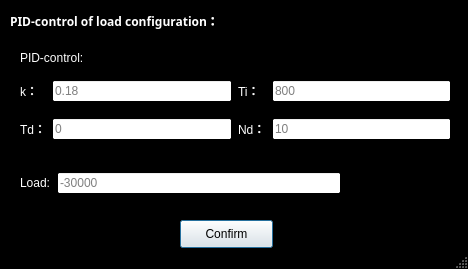
<?xml version="1.0" encoding="UTF-8"?>
<ui version="4.0">
 <class>Dialog</class>
 <widget class="QDialog" name="Dialog">
  <property name="geometry">
   <rect>
    <x>0</x>
    <y>0</y>
    <width>468</width>
    <height>269</height>
   </rect>
  </property>
  <property name="minimumSize">
   <size>
    <width>468</width>
    <height>269</height>
   </size>
  </property>
  <property name="maximumSize">
   <size>
    <width>468</width>
    <height>269</height>
   </size>
  </property>
  <property name="palette">
   <palette>
    <active>
     <colorrole role="Base">
      <brush brushstyle="SolidPattern">
       <color alpha="255">
        <red>255</red>
        <green>255</green>
        <blue>255</blue>
       </color>
      </brush>
     </colorrole>
     <colorrole role="Window">
      <brush brushstyle="SolidPattern">
       <color alpha="255">
        <red>0</red>
        <green>0</green>
        <blue>0</blue>
       </color>
      </brush>
     </colorrole>
    </active>
    <inactive>
     <colorrole role="Base">
      <brush brushstyle="SolidPattern">
       <color alpha="255">
        <red>255</red>
        <green>255</green>
        <blue>255</blue>
       </color>
      </brush>
     </colorrole>
     <colorrole role="Window">
      <brush brushstyle="SolidPattern">
       <color alpha="255">
        <red>0</red>
        <green>0</green>
        <blue>0</blue>
       </color>
      </brush>
     </colorrole>
    </inactive>
    <disabled>
     <colorrole role="Base">
      <brush brushstyle="SolidPattern">
       <color alpha="255">
        <red>0</red>
        <green>0</green>
        <blue>0</blue>
       </color>
      </brush>
     </colorrole>
     <colorrole role="Window">
      <brush brushstyle="SolidPattern">
       <color alpha="255">
        <red>0</red>
        <green>0</green>
        <blue>0</blue>
       </color>
      </brush>
     </colorrole>
    </disabled>
   </palette>
  </property>
  <property name="windowTitle">
   <string>PID Control of Load</string>
  </property>
  <property name="sizeGripEnabled">
   <bool>true</bool>
  </property>
  <widget class="QLabel" name="label_3">
   <property name="geometry">
    <rect>
     <x>10</x>
     <y>10</y>
     <width>341</width>
     <height>21</height>
    </rect>
   </property>
   <property name="palette">
    <palette>
     <active>
      <colorrole role="WindowText">
       <brush brushstyle="SolidPattern">
        <color alpha="255">
         <red>255</red>
         <green>255</green>
         <blue>255</blue>
        </color>
       </brush>
      </colorrole>
     </active>
     <inactive>
      <colorrole role="WindowText">
       <brush brushstyle="SolidPattern">
        <color alpha="255">
         <red>255</red>
         <green>255</green>
         <blue>255</blue>
        </color>
       </brush>
      </colorrole>
     </inactive>
     <disabled>
      <colorrole role="WindowText">
       <brush brushstyle="SolidPattern">
        <color alpha="255">
         <red>120</red>
         <green>120</green>
         <blue>120</blue>
        </color>
       </brush>
      </colorrole>
     </disabled>
    </palette>
   </property>
   <property name="font">
    <font>
     <family>Arial Black</family>
     <weight>75</weight>
     <bold>true</bold>
    </font>
   </property>
   <property name="text">
    <string>PID-control of load configuration：</string>
   </property>
  </widget>
  <widget class="QPushButton" name="pushButton_confirm">
   <property name="geometry">
    <rect>
     <x>180</x>
     <y>220</y>
     <width>93</width>
     <height>28</height>
    </rect>
   </property>
   <property name="text">
    <string>Confirm</string>
   </property>
  </widget>
  <widget class="QLabel" name="label_2">
   <property name="geometry">
    <rect>
     <x>20</x>
     <y>50</y>
     <width>121</width>
     <height>16</height>
    </rect>
   </property>
   <property name="palette">
    <palette>
     <active>
      <colorrole role="WindowText">
       <brush brushstyle="SolidPattern">
        <color alpha="255">
         <red>255</red>
         <green>255</green>
         <blue>255</blue>
        </color>
       </brush>
      </colorrole>
     </active>
     <inactive>
      <colorrole role="WindowText">
       <brush brushstyle="SolidPattern">
        <color alpha="255">
         <red>255</red>
         <green>255</green>
         <blue>255</blue>
        </color>
       </brush>
      </colorrole>
     </inactive>
     <disabled>
      <colorrole role="WindowText">
       <brush brushstyle="SolidPattern">
        <color alpha="255">
         <red>120</red>
         <green>120</green>
         <blue>120</blue>
        </color>
       </brush>
      </colorrole>
     </disabled>
    </palette>
   </property>
   <property name="text">
    <string>PID-control:</string>
   </property>
  </widget>
  <widget class="QWidget" name="layoutWidget">
   <property name="geometry">
    <rect>
     <x>20</x>
     <y>70</y>
     <width>431</width>
     <height>81</height>
    </rect>
   </property>
   <layout class="QGridLayout" name="gridLayout">
    <item row="0" column="0">
     <widget class="QLabel" name="label">
      <property name="palette">
       <palette>
        <active>
         <colorrole role="WindowText">
          <brush brushstyle="SolidPattern">
           <color alpha="255">
            <red>255</red>
            <green>255</green>
            <blue>255</blue>
           </color>
          </brush>
         </colorrole>
        </active>
        <inactive>
         <colorrole role="WindowText">
          <brush brushstyle="SolidPattern">
           <color alpha="255">
            <red>255</red>
            <green>255</green>
            <blue>255</blue>
           </color>
          </brush>
         </colorrole>
        </inactive>
        <disabled>
         <colorrole role="WindowText">
          <brush brushstyle="SolidPattern">
           <color alpha="255">
            <red>120</red>
            <green>120</green>
            <blue>120</blue>
           </color>
          </brush>
         </colorrole>
        </disabled>
       </palette>
      </property>
      <property name="toolTip">
       <string>&lt;html&gt;&lt;head/&gt;&lt;body&gt;&lt;p&gt;Gain&lt;/p&gt;&lt;p&gt;KH=0.08&lt;/p&gt;&lt;/body&gt;&lt;/html&gt;</string>
      </property>
      <property name="text">
       <string>k：</string>
      </property>
     </widget>
    </item>
    <item row="0" column="1">
     <widget class="QLineEdit" name="lineEdit_loadcontrol_k_KH">
      <property name="placeholderText">
       <string>0.18</string>
      </property>
     </widget>
    </item>
    <item row="0" column="2">
     <widget class="QLabel" name="label_4">
      <property name="palette">
       <palette>
        <active>
         <colorrole role="WindowText">
          <brush brushstyle="SolidPattern">
           <color alpha="255">
            <red>255</red>
            <green>255</green>
            <blue>255</blue>
           </color>
          </brush>
         </colorrole>
        </active>
        <inactive>
         <colorrole role="WindowText">
          <brush brushstyle="SolidPattern">
           <color alpha="255">
            <red>255</red>
            <green>255</green>
            <blue>255</blue>
           </color>
          </brush>
         </colorrole>
        </inactive>
        <disabled>
         <colorrole role="WindowText">
          <brush brushstyle="SolidPattern">
           <color alpha="255">
            <red>120</red>
            <green>120</green>
            <blue>120</blue>
           </color>
          </brush>
         </colorrole>
        </disabled>
       </palette>
      </property>
      <property name="toolTip">
       <string>&lt;html&gt;&lt;head/&gt;&lt;body&gt;&lt;p&gt;Time Constant of Integrator&lt;/p&gt;&lt;p&gt;TIH=800&lt;/p&gt;&lt;/body&gt;&lt;/html&gt;</string>
      </property>
      <property name="text">
       <string>Ti：</string>
      </property>
     </widget>
    </item>
    <item row="0" column="3">
     <widget class="QLineEdit" name="lineEdit_loadcontrol_Ti_TIH">
      <property name="placeholderText">
       <string>800</string>
      </property>
     </widget>
    </item>
    <item row="1" column="0">
     <widget class="QLabel" name="label_8">
      <property name="palette">
       <palette>
        <active>
         <colorrole role="WindowText">
          <brush brushstyle="SolidPattern">
           <color alpha="255">
            <red>255</red>
            <green>255</green>
            <blue>255</blue>
           </color>
          </brush>
         </colorrole>
        </active>
        <inactive>
         <colorrole role="WindowText">
          <brush brushstyle="SolidPattern">
           <color alpha="255">
            <red>255</red>
            <green>255</green>
            <blue>255</blue>
           </color>
          </brush>
         </colorrole>
        </inactive>
        <disabled>
         <colorrole role="WindowText">
          <brush brushstyle="SolidPattern">
           <color alpha="255">
            <red>120</red>
            <green>120</green>
            <blue>120</blue>
           </color>
          </brush>
         </colorrole>
        </disabled>
       </palette>
      </property>
      <property name="toolTip">
       <string>&lt;html&gt;&lt;head/&gt;&lt;body&gt;&lt;p&gt;Time Constant of Derivative Block&lt;/p&gt;&lt;p&gt;TDM=0&lt;/p&gt;&lt;/body&gt;&lt;/html&gt;</string>
      </property>
      <property name="text">
       <string>Td：</string>
      </property>
     </widget>
    </item>
    <item row="1" column="1">
     <widget class="QLineEdit" name="lineEdit_loadcontrol_Td_TDH">
      <property name="placeholderText">
       <string>0</string>
      </property>
     </widget>
    </item>
    <item row="1" column="2">
     <widget class="QLabel" name="label_6">
      <property name="palette">
       <palette>
        <active>
         <colorrole role="WindowText">
          <brush brushstyle="SolidPattern">
           <color alpha="255">
            <red>255</red>
            <green>255</green>
            <blue>255</blue>
           </color>
          </brush>
         </colorrole>
        </active>
        <inactive>
         <colorrole role="WindowText">
          <brush brushstyle="SolidPattern">
           <color alpha="255">
            <red>255</red>
            <green>255</green>
            <blue>255</blue>
           </color>
          </brush>
         </colorrole>
        </inactive>
        <disabled>
         <colorrole role="WindowText">
          <brush brushstyle="SolidPattern">
           <color alpha="255">
            <red>120</red>
            <green>120</green>
            <blue>120</blue>
           </color>
          </brush>
         </colorrole>
        </disabled>
       </palette>
      </property>
      <property name="toolTip">
       <string>&lt;html&gt;&lt;head/&gt;&lt;body&gt;&lt;p&gt;The higher Nd, the More Ideal the Derivative Block&lt;/p&gt;&lt;/body&gt;&lt;/html&gt;</string>
      </property>
      <property name="text">
       <string>Nd：</string>
      </property>
     </widget>
    </item>
    <item row="1" column="3">
     <widget class="QLineEdit" name="lineEdit_loadcontrol_Nd">
      <property name="placeholderText">
       <string>10</string>
      </property>
     </widget>
    </item>
   </layout>
  </widget>
  <widget class="QWidget" name="layoutWidget">
   <property name="geometry">
    <rect>
     <x>20</x>
     <y>170</y>
     <width>321</width>
     <height>26</height>
    </rect>
   </property>
   <layout class="QHBoxLayout" name="horizontalLayout">
    <item>
     <widget class="QLabel" name="label_11">
      <property name="palette">
       <palette>
        <active>
         <colorrole role="WindowText">
          <brush brushstyle="SolidPattern">
           <color alpha="255">
            <red>255</red>
            <green>255</green>
            <blue>255</blue>
           </color>
          </brush>
         </colorrole>
        </active>
        <inactive>
         <colorrole role="WindowText">
          <brush brushstyle="SolidPattern">
           <color alpha="255">
            <red>255</red>
            <green>255</green>
            <blue>255</blue>
           </color>
          </brush>
         </colorrole>
        </inactive>
        <disabled>
         <colorrole role="WindowText">
          <brush brushstyle="SolidPattern">
           <color alpha="255">
            <red>120</red>
            <green>120</green>
            <blue>120</blue>
           </color>
          </brush>
         </colorrole>
        </disabled>
       </palette>
      </property>
      <property name="toolTip">
       <string>&lt;html&gt;&lt;head/&gt;&lt;body&gt;&lt;p&gt;Load from Hydraulics Servo System&lt;/p&gt;&lt;p&gt;Unit: N&lt;/p&gt;&lt;/body&gt;&lt;/html&gt;</string>
      </property>
      <property name="text">
       <string>Load:</string>
      </property>
     </widget>
    </item>
    <item>
     <widget class="QLineEdit" name="lineEdit_loadcontrol_Fr_command">
      <property name="placeholderText">
       <string>-30000</string>
      </property>
     </widget>
    </item>
   </layout>
  </widget>
 </widget>
 <resources/>
 <connections/>
</ui>
